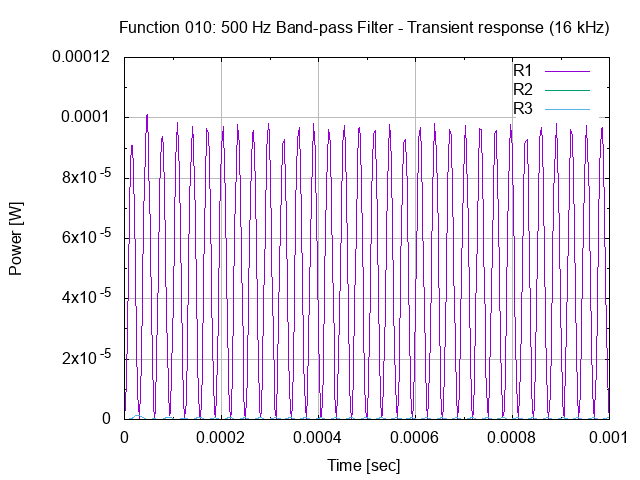

Write the gnuplot code that produced this figure.
# set terminal
set term png

# set graph
set output "26.010.00.03.02.png"
set title "Function 010: 500 Hz Band-pass Filter - Transient response (16 kHz)"

# setup Y-axis
set grid ytics lt 1 lw 1 lc rgb "#bbbbbb"
set mytics
set ylabel "Power [W]"

# setup X-axis
set grid xtics lt 1 lw 1 lc rgb "#bbbbbb"
set mxtics
set xrange [0:0.001]
set xlabel "Time [sec]"

# setup plot style
set style data lines
plot '26.010.00.03.02.dat' using 1:2 title "R1", \
     '26.010.00.03.02.dat' using 1:3 title "R2", \
     '26.010.00.03.02.dat' using 1:4 title "R3"

# set output back to default
set output

# reset terminal type
set terminal pop
